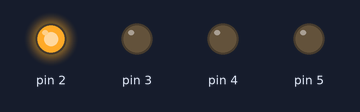
This sketch was run on a simulated Arduino Uno, built with avr-gcc and run on an emulated ATmega328P. Parts: output pins drawn as LEDs (lit = HIGH). What the sketch prints to the serial monitor is not drawn.

Above: at 1.0 s.
At 3.0 s:
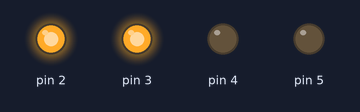
At 5.0 s:
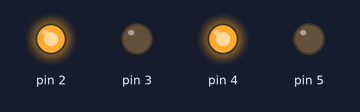
At 7.0 s:
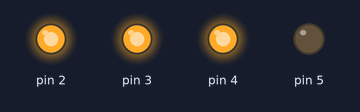
At 9.0 s:
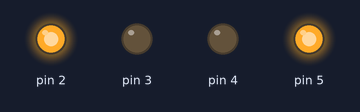
Timing chart, 0 to 11.5 s (numbered marks = the images above):
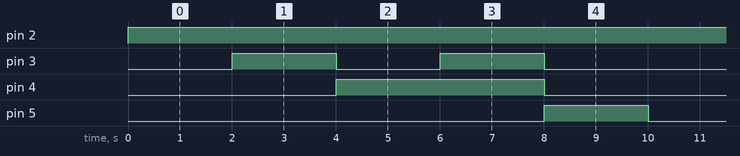

The sketch:

Taller__5.1_-_B2_.ino
```cpp
byte conteo = 0;
float constante_lb = 2.20462262;
float constante_microA = 1000000;


float conversion_kg_lb(float kilogramos){
  float resultado1;
  resultado1 = kilogramos*constante_lb;
  return resultado1;
}
float conversion_A_microA(float Amperios){
  float resultado2;
  resultado2 = Amperios*constante_microA;
  return resultado2;
}
void secuencia_leds(int valor_led){
  switch(valor_led){
    case 1:
    digitalWrite(2,HIGH);
    digitalWrite(3,LOW);
    digitalWrite(4,LOW);
    digitalWrite(5,LOW);
    break;
    case 2:
    digitalWrite(2,HIGH);
    digitalWrite(3,HIGH);
    digitalWrite(4,LOW);
    digitalWrite(5,LOW);
    break;
    case 3:
    digitalWrite(2,HIGH);
    digitalWrite(3,LOW);
    digitalWrite(4,HIGH);
    digitalWrite(5,LOW);
    break;
    case 4:
    digitalWrite(2,HIGH);
    digitalWrite(3,HIGH);
    digitalWrite(4,HIGH);
    digitalWrite(5,LOW);
    break;
    case 5:
    digitalWrite(2,HIGH);
    digitalWrite(3,LOW);
    digitalWrite(4,LOW);
    digitalWrite(5,HIGH);
    break;
  }
}

void setup()
{

  Serial.begin(9600);

  pinMode(2,OUTPUT);
  pinMode(3,OUTPUT);
  pinMode(4,OUTPUT);
  pinMode(5,OUTPUT);

  float valor_recibido1;
  valor_recibido1 = conversion_kg_lb(1);
  Serial.print(valor_recibido1);
  Serial.println(" lb");

  float valor_recibido2;
  valor_recibido2 = conversion_A_microA(1.450024848);
  Serial.print(valor_recibido2);
  Serial.println(" microAmperios");

  while(conteo<1){
    secuencia_leds(1);
    delay(2000);
    secuencia_leds(2);
    delay(2000);
    secuencia_leds(3);
    delay(2000);
    secuencia_leds(4);
    delay(2000);
    secuencia_leds(5);
    delay(2000);
  }
}
void loop()
{
}
```

Measured:
- by itself, pin 2: LOW → HIGH at 0.00 s
- by itself, pin 3: repeats every 10.0 s: LOW 2.0 s, HIGH 2.0 s, LOW 4.0 s, HIGH 2.0 s
- by itself, pin 4: alternates HIGH for 4.0 s and LOW for 6.0 s
- by itself, pin 5: alternates HIGH for 2.0 s and LOW for 8.0 s
